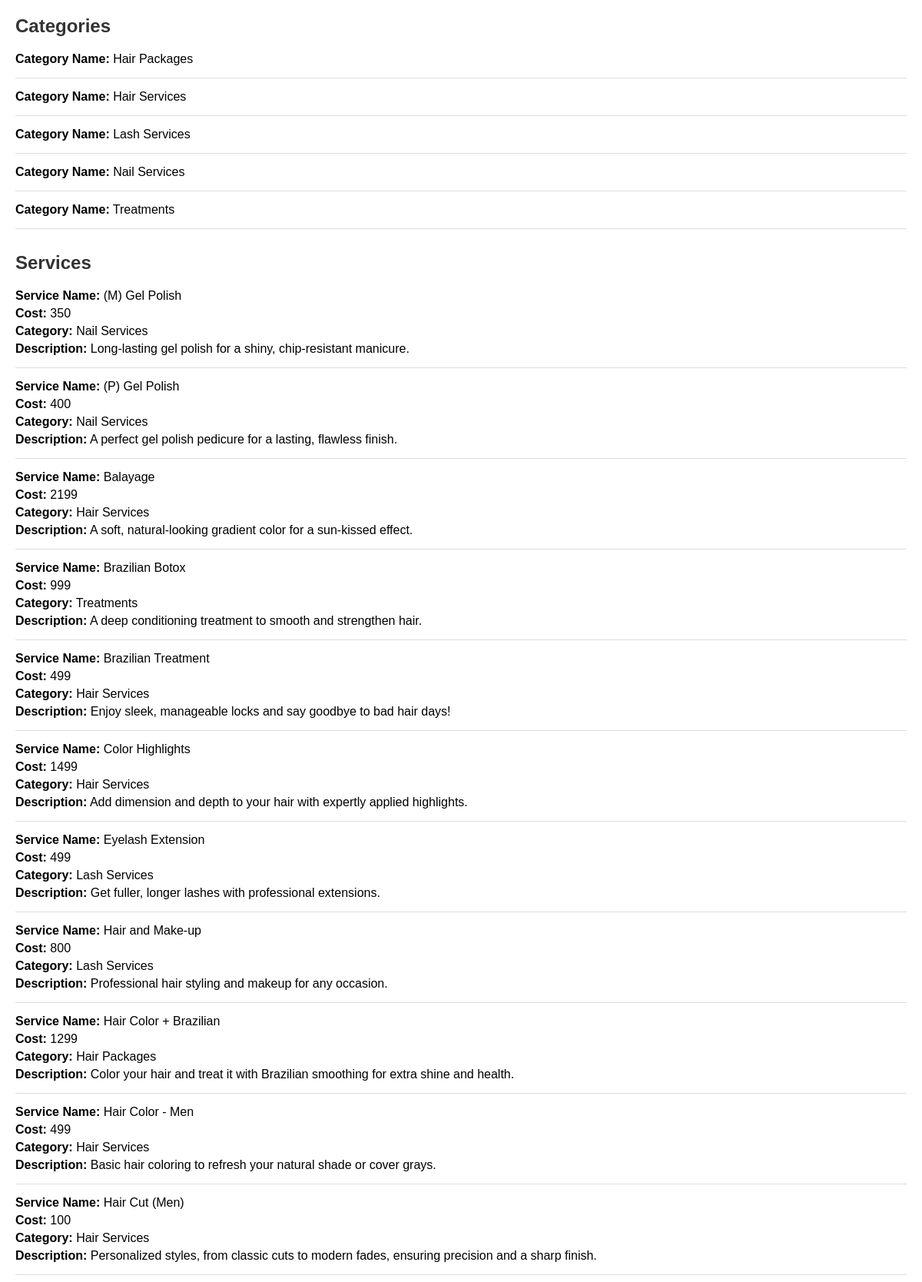
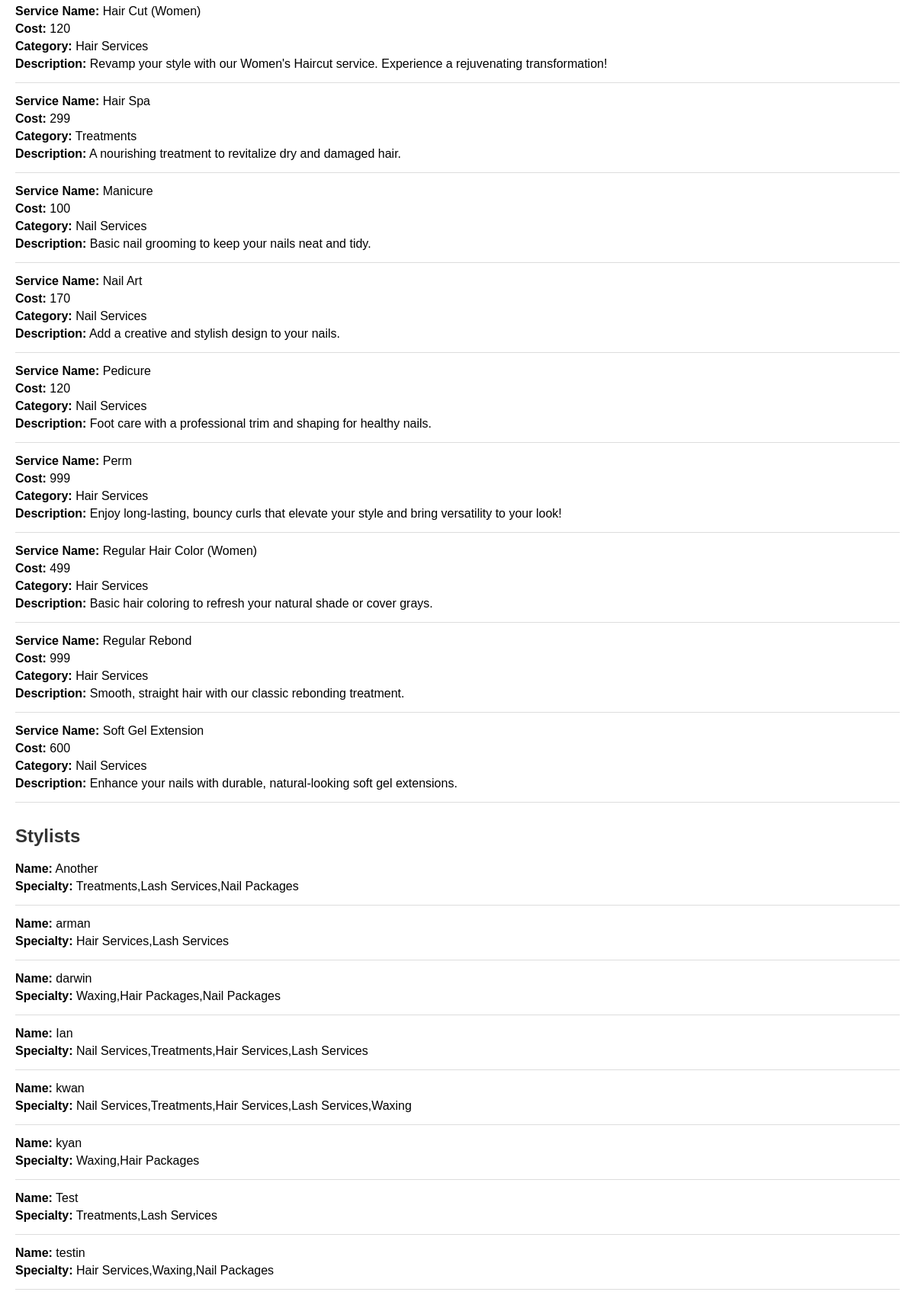
The app's page /chatdata.php (upper part) with its own data (2 pictures, top to bottom).
### tables this page shows
CREATE TABLE `tblcategory` (
  `ID` int(11) NOT NULL,
  `CategoryName` varchar(255) NOT NULL
);

CREATE TABLE `tblservices` (
  `ID` int(10) NOT NULL,
  `ServiceName` varchar(200) DEFAULT NULL,
  `Cost` int(10) DEFAULT NULL,
  `CreationDate` timestamp NULL DEFAULT current_timestamp(),
  `CategoryName` varchar(255) NOT NULL,
  `ServiceDescription` text DEFAULT NULL,
  `MaxAppointmentsPerDay` int(11) DEFAULT 0,
  `Duration` int(11) NOT NULL,
  `ImagePath` varchar(255) DEFAULT NULL,
  `Promo` varchar(255) DEFAULT 'None'
);

CREATE TABLE `tblstylist` (
  `id` int(11) NOT NULL,
  `name` varchar(255) NOT NULL,
  `email` varchar(255) NOT NULL,
  `password` varchar(255) NOT NULL,
  `commission_rate` decimal(5,2) DEFAULT 0.00,
  `is_verified` tinyint(1) DEFAULT 0,
  `created_at` timestamp NOT NULL DEFAULT current_timestamp(),
  `specialty` varchar(255) DEFAULT NULL,
  `availability` varchar(255) DEFAULT NULL,
  `branch` varchar(100) DEFAULT NULL
);

### chatdata.php (the view, shortened to what this page needs)
<?php
include('client/includes/dbconnection.php');
$category_query = "SELECT CategoryName FROM tblcategory ORDER BY CategoryName ASC";
$category_result = $con->query($category_query);
$service_query = "SELECT ServiceName, Cost, CategoryName, ServiceDescription FROM tblservices ORDER BY ServiceName ASC";
$service_result = $con->query($service_query);
$stylist_query = "SELECT name, specialty FROM tblstylist ORDER BY name ASC";
$stylist_result = $con->query($stylist_query);
?>
<!DOCTYPE html>
<html lang="en">
<head>
</head>
<body>
    <section>
        <h2>Categories</h2>
        <?php while ($row = $category_result->fetch_assoc()) { ?>
            <p><strong>Category Name:</strong> <?php echo htmlspecialchars(empty($row['CategoryName']) ? 'NULL' : $row['CategoryName']); ?></p>
            <hr>
        <?php } ?>
    </section>
    <section>
        <h2>Services</h2>
        <?php while ($row = $service_result->fetch_assoc()) { ?>
            <p><strong>Service Name:</strong> <?php echo htmlspecialchars(empty($row['ServiceName']) ? 'NULL' : $row['ServiceName']); ?></p>
            <p><strong>Cost:</strong> <?php echo htmlspecialchars(empty($row['Cost']) ? 'NULL' : $row['Cost']); ?></p>
            <p><strong>Category:</strong> <?php echo htmlspecialchars(empty($row['CategoryName']) ? 'NULL' : $row['CategoryName']); ?></p>
            <p><strong>Description:</strong> <?php echo htmlspecialchars(empty($row['ServiceDescription']) ? 'NULL' : $row['ServiceDescription']); ?></p>
            <hr>
        <?php } ?>
    </section>
    <section>
        <h2>Stylists</h2>
        <?php while ($row = $stylist_result->fetch_assoc()) { ?>
            <p><strong>Name:</strong> <?php echo htmlspecialchars(empty($row['name']) ? 'NULL' : $row['name']); ?></p>
            <p><strong>Specialty:</strong> <?php echo htmlspecialchars(empty($row['specialty']) ? 'NULL' : $row['specialty']); ?></p>
            <hr>
        <?php } ?>
    </section>
</body>
</html>

### chatdata.php (style rules this page uses)
body { font-family: Arial, sans-serif; margin: 20px; }
section { margin-bottom: 30px; }
h2 { color: #333; }
p { margin: 5px 0; }
hr { border: 0; border-top: 1px solid #ddd; margin: 15px 0; }

### records on screen
tblcategory: CategoryName "Hair Packages"
tblcategory: CategoryName "Hair Services"
tblcategory: CategoryName "Lash Services"
tblcategory: CategoryName "Nail Services"
tblcategory: CategoryName "Treatments"
tblservices: ServiceName "(M) Gel Polish", Cost "350", CategoryName "Nail Services", ServiceDescription "Long-lasting gel polish for a shiny, chip-resistant manicure."
tblservices: ServiceName "(P) Gel Polish", Cost "400", CategoryName "Nail Services", ServiceDescription "A perfect gel polish pedicure for a lasting, flawless finish."
tblservices: ServiceName "Balayage", Cost "2199", CategoryName "Hair Services", ServiceDescription "A soft, natural-looking gradient color for a sun-kissed effect."
tblservices: ServiceName "Brazilian Botox", Cost "999", CategoryName "Treatments", ServiceDescription "A deep conditioning treatment to smooth and strengthen hair."
tblservices: ServiceName "Brazilian Treatment", Cost "499", CategoryName "Hair Services", ServiceDescription "Enjoy sleek, manageable locks and say goodbye to bad hair days!"
tblservices: ServiceName "Color Highlights", Cost "1499", CategoryName "Hair Services", ServiceDescription "Add dimension and depth to your hair with expertly applied highlights."
tblservices: ServiceName "Eyelash Extension", Cost "499", CategoryName "Lash Services", ServiceDescription "Get fuller, longer lashes with professional extensions."
tblservices: ServiceName "Hair and Make-up", Cost "800", CategoryName "Lash Services", ServiceDescription "Professional hair styling and makeup for any occasion."
tblservices: ServiceName "Hair Color + Brazilian", Cost "1299", CategoryName "Hair Packages", ServiceDescription "Color your hair and treat it with Brazilian smoothing for extra shine and health."
tblservices: ServiceName "Hair Color - Men", Cost "499", CategoryName "Hair Services", ServiceDescription "Basic hair coloring to refresh your natural shade or cover grays."
tblservices: ServiceName "Hair Cut (Men)", Cost "100", CategoryName "Hair Services", ServiceDescription "Personalized styles, from classic cuts to modern fades, ensuring precision and a sharp finish."
tblservices: ServiceName "Hair Cut (Women)", Cost "120", CategoryName "Hair Services", ServiceDescription "Revamp your style with our Women's Haircut service. Experience a rejuvenating transformation!"
tblservices: ServiceName "Hair Spa", Cost "299", CategoryName "Treatments", ServiceDescription "A nourishing treatment to revitalize dry and damaged hair."
tblservices: ServiceName "Manicure", Cost "100", CategoryName "Nail Services", ServiceDescription "Basic nail grooming to keep your nails neat and tidy."
tblservices: ServiceName "Nail Art", Cost "170", CategoryName "Nail Services", ServiceDescription "Add a creative and stylish design to your nails."
tblservices: ServiceName "Pedicure", Cost "120", CategoryName "Nail Services", ServiceDescription "Foot care with a professional trim and shaping for healthy nails."
tblservices: ServiceName "Perm", Cost "999", CategoryName "Hair Services", ServiceDescription "Enjoy long-lasting, bouncy curls that elevate your style and bring versatility to your look!"
tblservices: ServiceName "Regular Hair Color (Women)", Cost "499", CategoryName "Hair Services", ServiceDescription "Basic hair coloring to refresh your natural shade or cover grays."
tblservices: ServiceName "Regular Rebond", Cost "999", CategoryName "Hair Services", ServiceDescription "Smooth, straight hair with our classic rebonding treatment."
tblservices: ServiceName "Soft Gel Extension", Cost "600", CategoryName "Nail Services", ServiceDescription "Enhance your nails with durable, natural-looking soft gel extensions."
tblstylist: name "Another", specialty "Treatments,Lash Services,Nail Packages"
tblstylist: name "arman", specialty "Hair Services,Lash Services"
tblstylist: name "darwin", specialty "Waxing,Hair Packages,Nail Packages"
tblstylist: name "Ian", specialty "Nail Services,Treatments,Hair Services,Lash Services"
tblstylist: name "kwan", specialty "Nail Services,Treatments,Hair Services,Lash Services,Waxing"
tblstylist: name "kyan", specialty "Waxing,Hair Packages"
tblstylist: name "Test", specialty "Treatments,Lash Services"
tblstylist: name "testin", specialty "Hair Services,Waxing,Nail Packages"
